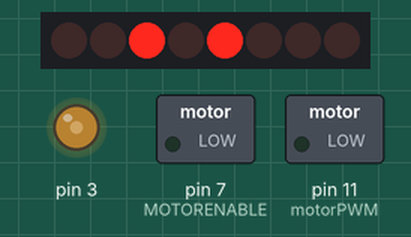
A sketch run on a simulated Arduino Uno, built with avr-gcc and run on an emulated ATmega328P. Shown: 8 shift-register outputs drawn as a row of LEDs (first output left, lit = HIGH), switched loads named in the sketch (green lamp = pin HIGH), output pins drawn as LEDs (lit = HIGH). Wiring (inferred from the names in the program): shift register (74HC595): data pin 8; shift clock pin 4; latch pin 12. Wiring (inferred from the signals the program sends): row of LEDs: on Q0, Q1, Q2, Q3, Q4, Q5, Q6, Q7. Pins used as bus, display or sensor lines are not drawn; what the sketch prints to the serial monitor is not drawn.

Above: at 0.05 s.
At 5.5 s:
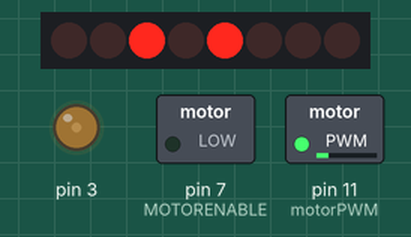
At 11.0 s:
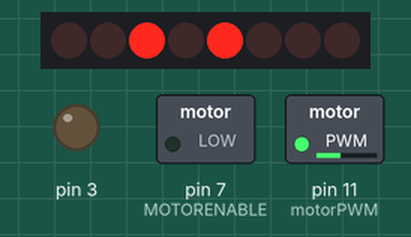
Timing chart, 0 to 14.3 s (numbered marks = the images above):
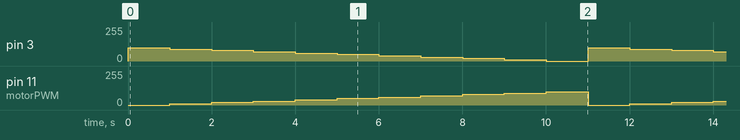

The sketch:

cybernauts_motor_shield.ino
```cpp
#define MOTORLATCH 12
#define MOTORCLK 4
#define MOTORENABLE 7
#define MOTORDATA 8


#define MOTOR1_A 2
#define MOTOR1_B 3
#define MOTOR2_A 1
#define MOTOR2_B 4

// Arduino pins for the PWM signals.
#define MOTOR1_PWM 11
#define MOTOR2_PWM 3

// Codes for the motor function.
#define FORWARD 1
#define BACKWARD 2
#define BRAKE 3
#define RELEASE 4


void setup()
{
  Serial.begin(9600);
  Serial.println("Simple Motor Shield sketch");
}


void loop()
{
  for(int i=0; i<101; i+=10){
  motor(1, FORWARD, i);
  motor(2, BACKWARD, 100-i);
  delay(1000);
  }

}

void motor(int nMotor, int command, int speed)
{
  int motorA, motorB;

  if (nMotor >= 1 && nMotor <= 4)
  {
    switch (nMotor)
    {
      case 1:
        motorA   = MOTOR1_A;
        motorB   = MOTOR1_B;
        break;
      case 2:
        motorA   = MOTOR2_A;
        motorB   = MOTOR2_B;
        break;
    }

    switch (command)
    {
      case FORWARD:
        motor_output (motorA, HIGH, speed);
        motor_output (motorB, LOW, -1);     // -1: no PWM set
        break;
      case BACKWARD:
        motor_output (motorA, LOW, speed);
        motor_output (motorB, HIGH, -1);    // -1: no PWM set
        break;
      case BRAKE:
        motor_output (motorA, LOW, 255); // 255: fully on.
        motor_output (motorB, LOW, -1);  // -1: no PWM set
        break;
      case RELEASE:
        motor_output (motorA, LOW, 0);  // 0: output floating.
        motor_output (motorB, LOW, -1); // -1: no PWM set
        break;
      default:
        break;
    }
  }
}

void motor_output (int output, int high_low, int speed)
{
  int motorPWM;

  switch (output)
  {
    case MOTOR1_A:
    case MOTOR1_B:
      motorPWM = MOTOR1_PWM;
      break;
    case MOTOR2_A:
    case MOTOR2_B:
      motorPWM = MOTOR2_PWM;
      break;
    default:
      speed = -3333;
      break;
  }

  if (speed != -3333)
  {
    shiftWrite(output, high_low);

    if (speed >= 0 && speed <= 255)
    {
      analogWrite(motorPWM, speed);
    }
  }
}

void shiftWrite(int output, int high_low)
{
  static int latch_copy;
  static int shift_register_initialized = false;
  if (!shift_register_initialized)
  {
    pinMode(MOTORLATCH, OUTPUT);
    pinMode(MOTORENABLE, OUTPUT);
    pinMode(MOTORDATA, OUTPUT);
    pinMode(MOTORCLK, OUTPUT);

    digitalWrite(MOTORDATA, LOW);
    digitalWrite(MOTORLATCH, LOW);
    digitalWrite(MOTORCLK, LOW);

    digitalWrite(MOTORENABLE, LOW);

    latch_copy = 0;

    shift_register_initialized = true;
  }

  bitWrite(latch_copy, output, high_low);

  shiftOut(MOTORDATA, MOTORCLK, MSBFIRST, latch_copy);
  digitalWrite(MOTORLATCH, HIGH);
  digitalWrite(MOTORLATCH, LOW);
}
```

Measured:
- by itself, pin 3: repeats every 11.0 s: 90/255 1.0 s, 80/255 1.0 s, 70/255 1.0 s, 60/255 1.0 s, 50/255 1.0 s, 40/255 1.0 s, 30/255 1.0 s, 20/255 1.0 s, 10/255 1.0 s, 0/255 1.0 s, 100/255 1.0 s
- by itself, pin 11 (motorPWM): repeats every 11.0 s: 20/255 1.0 s, 30/255 1.0 s, 40/255 1.0 s, 50/255 1.0 s, 60/255 1.0 s, 70/255 1.0 s, 80/255 1.0 s, 90/255 1.0 s, 100/255 1.0 s, 0/255 1.0 s, 10/255 1.0 s
